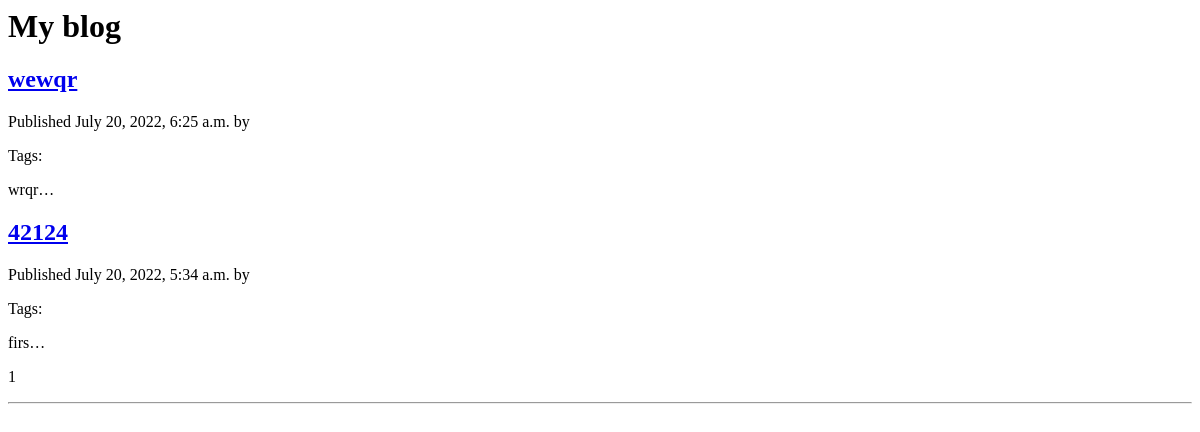
Page /blog/ on the earlier database version.
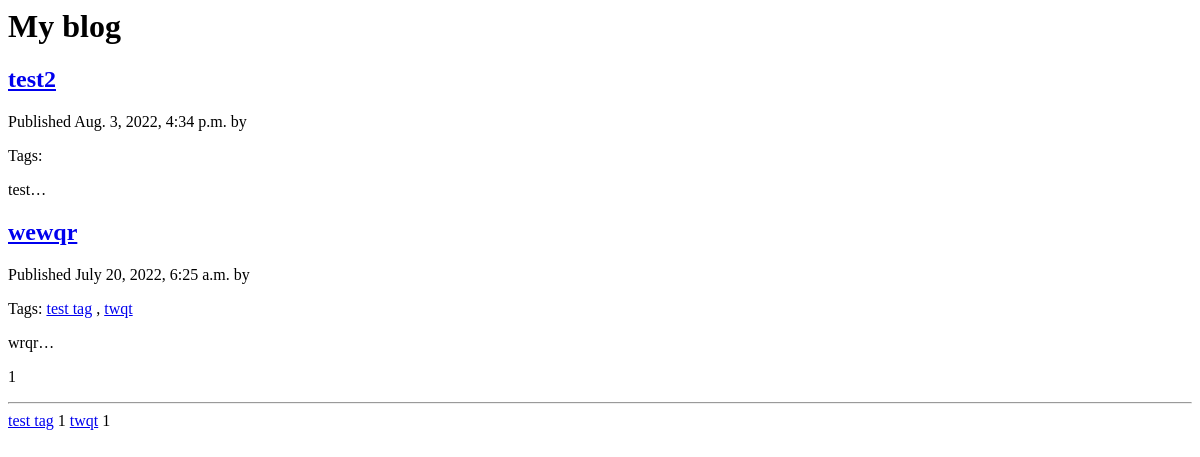
Same page on the later database version.
### blog/models.py (models this page shows, shortened)
class Post(models.Model):
    STATUS_CHOICES = (
        ('draft', 'Draft'),
        ('published', 'Published'),
    )
    title = models.CharField(max_length=250)
    slug = models.SlugField(max_length=250,
                            unique_for_date='publish')
    author = models.ForeignKey(
        User,
        on_delete=models.CASCADE,
        related_name='blog_posts')
    body = models.TextField()
    publish = models.DateTimeField(default=timezone.now)
    created = models.DateTimeField(auto_now_add=True)
    updated = models.DateTimeField(auto_now=True)
    status = models.CharField(
        max_length=10,
        choices=STATUS_CHOICES,
        default='draft')
    tag_name = models.ManyToManyField(Tag)
    class Meta:
        ordering = ('-publish',)
    def get_url(self):
        return reverse(
            'blog:post_detail',
            args=[
                self.publish.year,
                self.publish.month,
                self.publish.day,
                self.slug,
            ]
        )

class Tag(models.Model):
    title = models.CharField(max_length=250)

### blog/views.py (the view)
# urls.py: path('',views.post_list,name='post_list'),
def post_list(request,tag_slug=None):
    if tag_slug:
        tag = Tag.objects.filter(title=tag_slug).first()
        posts_list =  Post.objects.filter(tag_name__in=[tag])
    else:
        posts_list =  Post.objects.all()
    tag_list = Tag.objects.all()
    paginator = Paginator(posts_list, 3)
    page = request.GET.get('page')  # 获取页码
    try:
        posts = paginator.page(page)  # 获取某页对应的记录
    except PageNotAnInteger:  # 如果页码不是个整数
        posts = paginator.page(1)  # 取第一页的记录
    except EmptyPage:  # 如果页码太大，没有相应的记录
        posts = paginator.page(paginator.num_pages)  # 取最后一页的记录
    return render(request,'blog/post/list.html',locals())

### blog/templates/blog/post/list.html
{% block content %}
<h1>My blog</h1>
{% for post in posts %}
<a href="{{ post.get_url }}">
  <h2>{{ post.title }}</h2>
</a>
<p>
  Published {{ post.publish }} by {{ post.auther }}
</p>
<p>
  Tags:
  {% for tag in post.tag_name.all %}
  <a href="{% url 'blog:post_list_by_tag' tag.title %}">{{ tag.title }}</a>
  {% if not forloop.last %}, {% endif %}
  {% endfor %}
</p>
{{post.body|truncatechars:5 }}
{% endfor %}
<p>
  {% for page_number in posts.paginator.page_range %}
  {% if page_number == posts.number %}
  {{ page_number }}
  {% else %}
  <a href="?page={{ page_number }}">{{ page_number }}</a>
  {% endif %}
  {% endfor %}
</p>
<hr>
<div>
{% for tag in tag_list %}
<a href="{% url 'blog:post_list_by_tag' tag.title %}">{{ tag.title }}</a>
{{ tag.post_set.count }}
{% endfor %}
</div>
{% endblock %}

Differences in the rows shown:
removed Post: title "42124", publish "July 20, 2022, 5:34 a.m.", body "firs…"
added Post: title "test2", publish "Aug. 3, 2022, 4:34 p.m.", body "test…"
added Tag: title "test tag", post_set.count "1"
added Tag: title "twqt", post_set.count "1"
